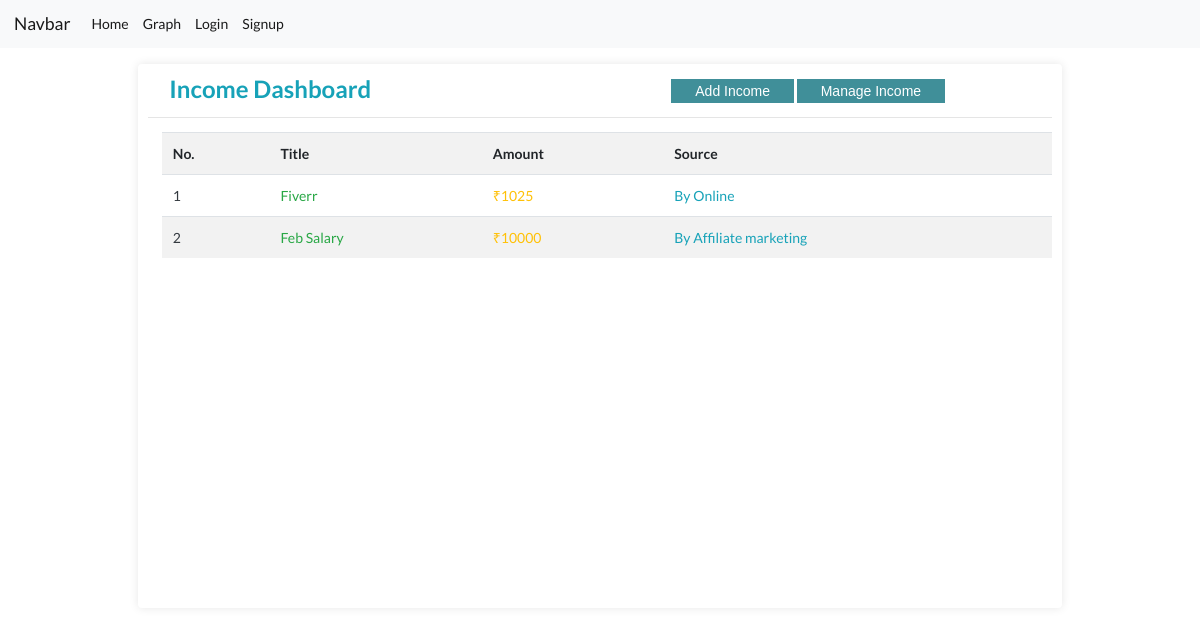
/income, run on an earlier commit of the app's database.
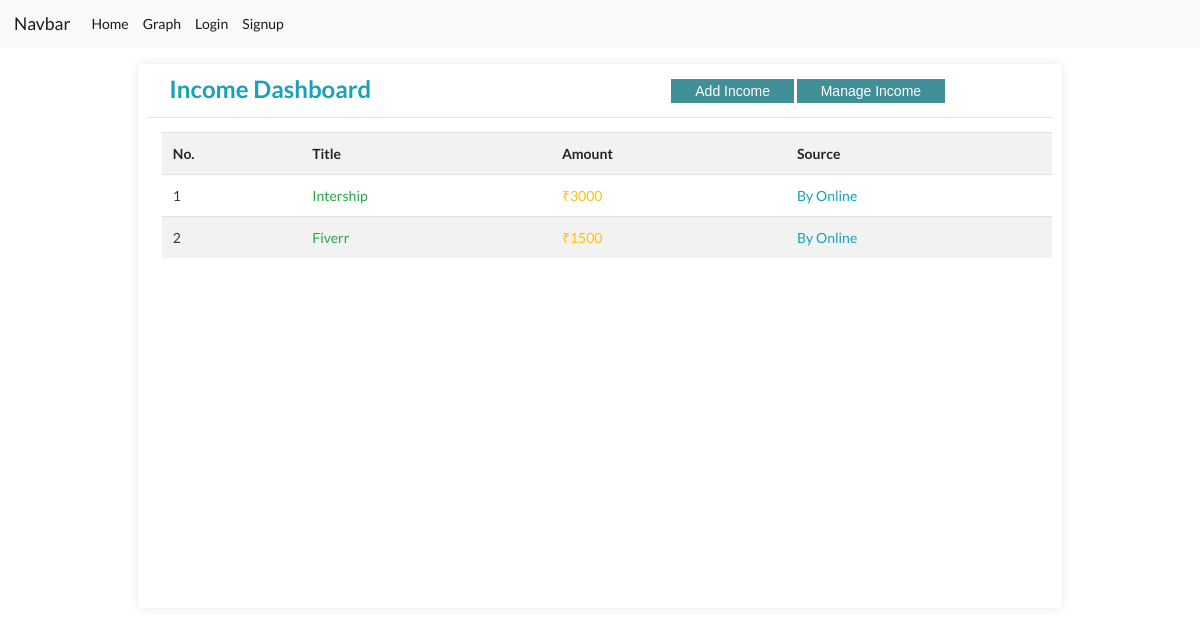
And on a later commit of the database.
### CoreApp/models.py (models this page shows, shortened)
class AddAmount(models.Model):
    title = models.CharField(max_length=100, blank=False, null=False)
    category = models.ForeignKey(IncomeCat, on_delete=models.CASCADE)
    amount = models.PositiveIntegerField()
    date = models.DateTimeField(default=datetime.now)

class IncomeCat(models.Model):
    title = models.CharField(max_length=100, blank=False, null=False)
    def __str__(self):
        return self.title

### CoreApp/views.py (the view)
# urls.py: path('income', IncomeView.as_view(), name="income"),
class IncomeView(TemplateView):
    template_name = "income/income.html"
    def get_context_data(self, **kwargs):
        context = super().get_context_data(**kwargs)
        context['add_amount'] = AddAmount.objects.all().order_by('-id')
        return context

### templates/income/income.html (shortened to what this page needs)
{% extends 'base.html' %}
{% block content %}
<div class="container">
    <div class="row box">
        <div class="box-element col-md-10">
            <div>
                <h2 class="text-info ml-4" style="float: left;">Income Dashboard</h2>
                <a href="{% url 'addincomeamount' %}"><button class="add-btn">Add Income</button></a>
                <a href="{% url 'manageincome' %}"><button class="mng-btn">Manage Income</button></a>
            </div>
            <hr>
            <div class="mt-3 ml-3">
                <table class="table table-striped">
                    <tr>
                        <th>No.</th>
                        <th>Title</th>
                        <th>Amount</th>
                        <th>Source</th>
                    </tr>
                    {% for amount in add_amount %}
                    <tr>
                        <td class="text-dark">{{ forloop.counter }}</td>
                        <td class="text-success">{{ amount.title }}</td>
                        <td class="text-warning"> ₹{{ amount.amount }}</td>
                        <td class="text-info">By {{ amount.category }}</td>
                    {% empty %}
                        <td class="text-danger">No items Yet.</td>
                    </tr>
                    {% endfor %}
                </table>
            </div>
        </div>
    </div>
</div>
{% endblock %}

What changed in the data, as far as the page shows it:
removed AddAmount: title "Feb Salary", amount "10000", category "Affiliate marketing"
added AddAmount: title "Intership", amount "3000", category "Online"
changed AddAmount "Fiverr": amount "1025" → "1500"
